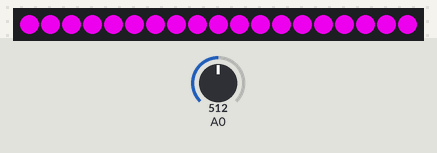
The program below on a simulated Seeed XIAO (SAMD21). Parts: 19 RGB LEDs in strip order, left to right. The inputs (shaded band) are chosen by the test bench; at power-on: A0 = 512. Dim RGB values are drawn brighter than linear; random numbers use the default seed unless the program sets one.

Above: at 0.5 s.
At 22.37 s:
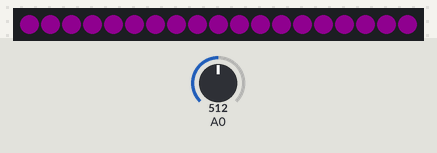

The program:

main.cpp
```cpp
// NeoPixelFunFadeInOut
// This example will randomly pick a color and fade all pixels to that color, then
// it will fade them to black and restart over
//
// This example demonstrates the use of a single animation channel to animate all
// the pixels at once.
//
#include <NeoPixelBus.h>
#include <NeoPixelAnimator.h>

const uint16_t PixelCount = 19;
const uint8_t PixelPin = 10;
const uint8_t AnimationChannels = 1; // we only need one as all the pixels are animated at once

// creeper = 114
// enderman = 300
const float hue = 300.0f / 360.0f;

NeoPixelBus<NeoGrbwFeature, Neo800KbpsMethod> strip(PixelCount, PixelPin);
// For Esp8266, the Pin is omitted and it uses GPIO3 due to DMA hardware use.
// There are other Esp8266 alternative methods that provide more pin options, but also have
// other side effects.
// for details see wiki linked here https://github.com/Makuna/NeoPixelBus/wiki/ESP8266-NeoMethods

NeoPixelAnimator animations(AnimationChannels); // NeoPixel animation management object

boolean fadeToColor = true; // general purpose variable used to store effect state

// what is stored for state is specific to the need, in this case, the colors.
// basically what ever you need inside the animation update function
struct MyAnimationState
{
  RgbwColor StartingColor;
  RgbwColor EndingColor;
};

// one entry per pixel to match the animation timing manager
MyAnimationState animationState[AnimationChannels];

void SetRandomSeed()
{
  uint32_t seed;

  // random works best with a seed that can use 31 bits
  // analogRead on a unconnected pin tends toward less than four bits
  seed = analogRead(0);
  delay(1);

  for (int shifts = 3; shifts < 31; shifts += 3)
  {
    seed ^= analogRead(0) << shifts;
    delay(1);
  }

  randomSeed(seed);
}

// simple blend function
void BlendAnimUpdate(const AnimationParam &param)
{
  // this gets called for each animation on every time step
  // progress will start at 0.0 and end at 1.0
  // we use the blend function on the RgbColor to mix
  // color based on the progress given to us in the animation
  RgbwColor updatedColor = RgbwColor::LinearBlend(
      animationState[param.index].StartingColor,
      animationState[param.index].EndingColor,
      param.progress);

  // apply the color to the strip
  for (uint16_t pixel = 0; pixel < PixelCount; pixel++)
  {
    strip.SetPixelColor(pixel, updatedColor);
  }
}

void FadeInFadeOutRinseRepeat()
{
  if (fadeToColor)
  {
    // Fade upto a random color
    // we use HslColor object as it allows us to easily pick a hue
    // with the same saturation and luminance so the colors picked
    // will have similiar overall brightness
    float luminance = random(0, 50) / 100.0f;

    RgbColor target = HslColor(hue, 1.0f, luminance);
    uint16_t time = random(300, 1200);

    animationState[0].StartingColor = strip.GetPixelColor(0);
    animationState[0].EndingColor = target;

    animations.StartAnimation(0, time, BlendAnimUpdate);
  }
  else
  {
    // delay
    uint16_t time = random(100, 2500);

    animationState[0].StartingColor = strip.GetPixelColor(0);
    animationState[0].EndingColor = strip.GetPixelColor(0);

    animations.StartAnimation(0, time, BlendAnimUpdate);
  }

  // toggle to the next effect state
  fadeToColor = !fadeToColor;
}

void setup()
{
  strip.Begin();
  strip.Show();

  SetRandomSeed();
}

void loop()
{
  if (animations.IsAnimating())
  {
    animations.UpdateAnimations();
    strip.Show();
  }
  else
  {
    FadeInFadeOutRinseRepeat();
  }
}
```
